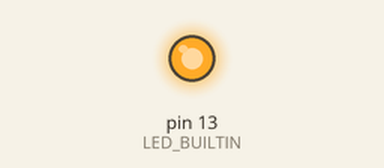
This sketch was run on a simulated Arduino Uno, built with avr-gcc and run on an emulated ATmega328P. Shown: output pins drawn as LEDs (lit = HIGH).

Above: at 0.1 s.
Timing chart, 0 to 1.6 s (numbered marks = the images above):
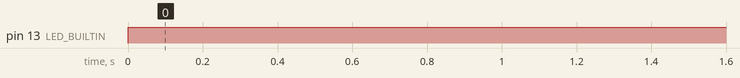

The sketch:

sketch_blink_builtin_led.ino
```cpp
void setup() {
  // put your setup code here, to run once:
  pinMode(LED_BUILTIN, OUTPUT);
}

void loop() {
  // put your main code here, to run repeatedly:
  digitalWrite(LED_BUILTIN, HIGH);
  delay(420);
  digitalWrite(LED_BUILTIN, HIGH);
  delay(420);
}
```

Measured:
- by itself, pin 13 (LED_BUILTIN): LOW → HIGH at 0.00 s
